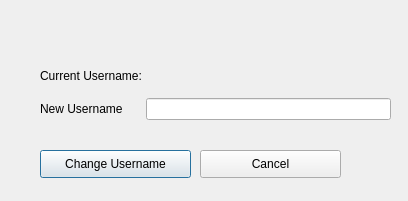
<?xml version="1.0" encoding="UTF-8"?>
<ui version="4.0">
 <class>changeUsernameDialog</class>
 <widget class="QDialog" name="changeUsernameDialog">
  <property name="geometry">
   <rect>
    <x>0</x>
    <y>0</y>
    <width>408</width>
    <height>201</height>
   </rect>
  </property>
  <property name="windowTitle">
   <string>Dialog</string>
  </property>
  <widget class="QWidget" name="gridLayoutWidget">
   <property name="geometry">
    <rect>
     <x>40</x>
     <y>59</y>
     <width>351</width>
     <height>61</height>
    </rect>
   </property>
   <layout class="QGridLayout" name="gridLayout">
    <item row="1" column="0">
     <widget class="QLabel" name="change_confirmpass_label">
      <property name="text">
       <string>New Username     </string>
      </property>
     </widget>
    </item>
    <item row="1" column="1">
     <widget class="QLineEdit" name="changeuser_newuser_lineEdit"/>
    </item>
    <item row="0" column="0" colspan="2">
     <widget class="QLabel" name="changeuser_currentuser_label">
      <property name="text">
       <string>Current Username:</string>
      </property>
     </widget>
    </item>
   </layout>
  </widget>
  <widget class="QPushButton" name="changeuser_change_pushButton">
   <property name="geometry">
    <rect>
     <x>40</x>
     <y>150</y>
     <width>151</width>
     <height>28</height>
    </rect>
   </property>
   <property name="text">
    <string>Change Username</string>
   </property>
  </widget>
  <widget class="QPushButton" name="changeuser_cancel_pushButton">
   <property name="geometry">
    <rect>
     <x>200</x>
     <y>150</y>
     <width>141</width>
     <height>28</height>
    </rect>
   </property>
   <property name="text">
    <string>Cancel</string>
   </property>
  </widget>
 </widget>
 <resources/>
 <connections/>
</ui>
